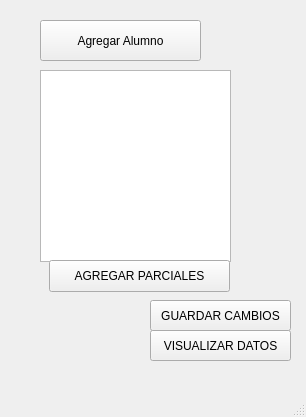
<?xml version="1.0" encoding="UTF-8"?>
<ui version="4.0">
 <class>MainWindow</class>
 <widget class="QMainWindow" name="MainWindow">
  <property name="geometry">
   <rect>
    <x>0</x>
    <y>0</y>
    <width>306</width>
    <height>417</height>
   </rect>
  </property>
  <property name="windowTitle">
   <string>MainWindow</string>
  </property>
  <widget class="QWidget" name="centralwidget">
   <widget class="QPushButton" name="btn_agregar_alumno">
    <property name="geometry">
     <rect>
      <x>40</x>
      <y>20</y>
      <width>161</width>
      <height>41</height>
     </rect>
    </property>
    <property name="text">
     <string>Agregar Alumno</string>
    </property>
   </widget>
   <widget class="QListWidget" name="lw_lista_alumnos">
    <property name="geometry">
     <rect>
      <x>40</x>
      <y>70</y>
      <width>191</width>
      <height>192</height>
     </rect>
    </property>
   </widget>
   <widget class="QPushButton" name="btn_agregar_parciales">
    <property name="geometry">
     <rect>
      <x>49</x>
      <y>260</y>
      <width>181</width>
      <height>32</height>
     </rect>
    </property>
    <property name="text">
     <string>AGREGAR PARCIALES</string>
    </property>
   </widget>
   <widget class="QPushButton" name="btn_guardar">
    <property name="geometry">
     <rect>
      <x>150</x>
      <y>300</y>
      <width>141</width>
      <height>31</height>
     </rect>
    </property>
    <property name="text">
     <string>GUARDAR CAMBIOS</string>
    </property>
   </widget>
   <widget class="QPushButton" name="btn_visualizar">
    <property name="geometry">
     <rect>
      <x>150</x>
      <y>330</y>
      <width>141</width>
      <height>31</height>
     </rect>
    </property>
    <property name="text">
     <string>VISUALIZAR DATOS</string>
    </property>
   </widget>
  </widget>
  <widget class="QMenuBar" name="menubar">
   <property name="geometry">
    <rect>
     <x>0</x>
     <y>0</y>
     <width>306</width>
     <height>24</height>
    </rect>
   </property>
  </widget>
  <widget class="QStatusBar" name="statusbar"/>
 </widget>
 <resources/>
 <connections/>
</ui>
